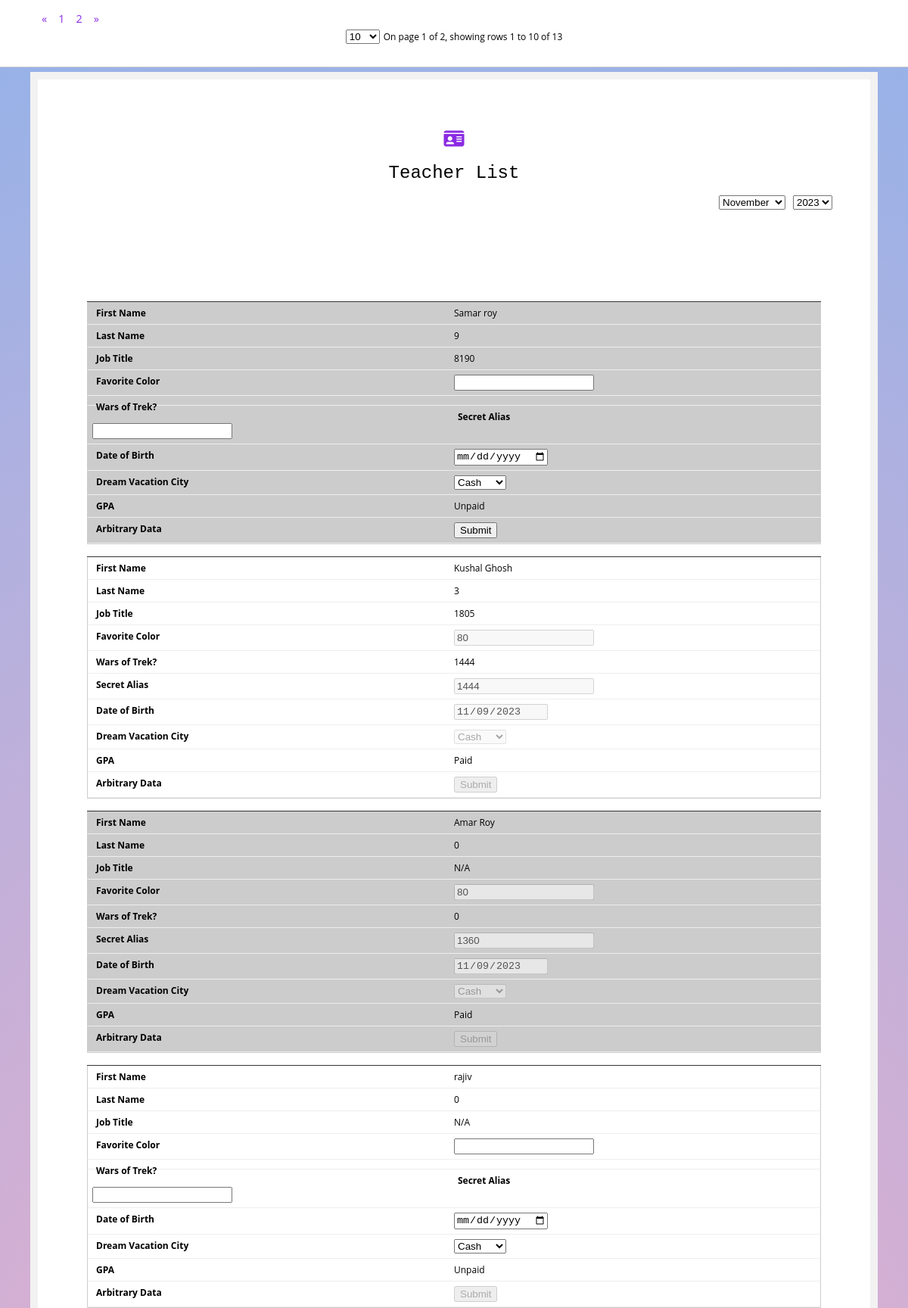
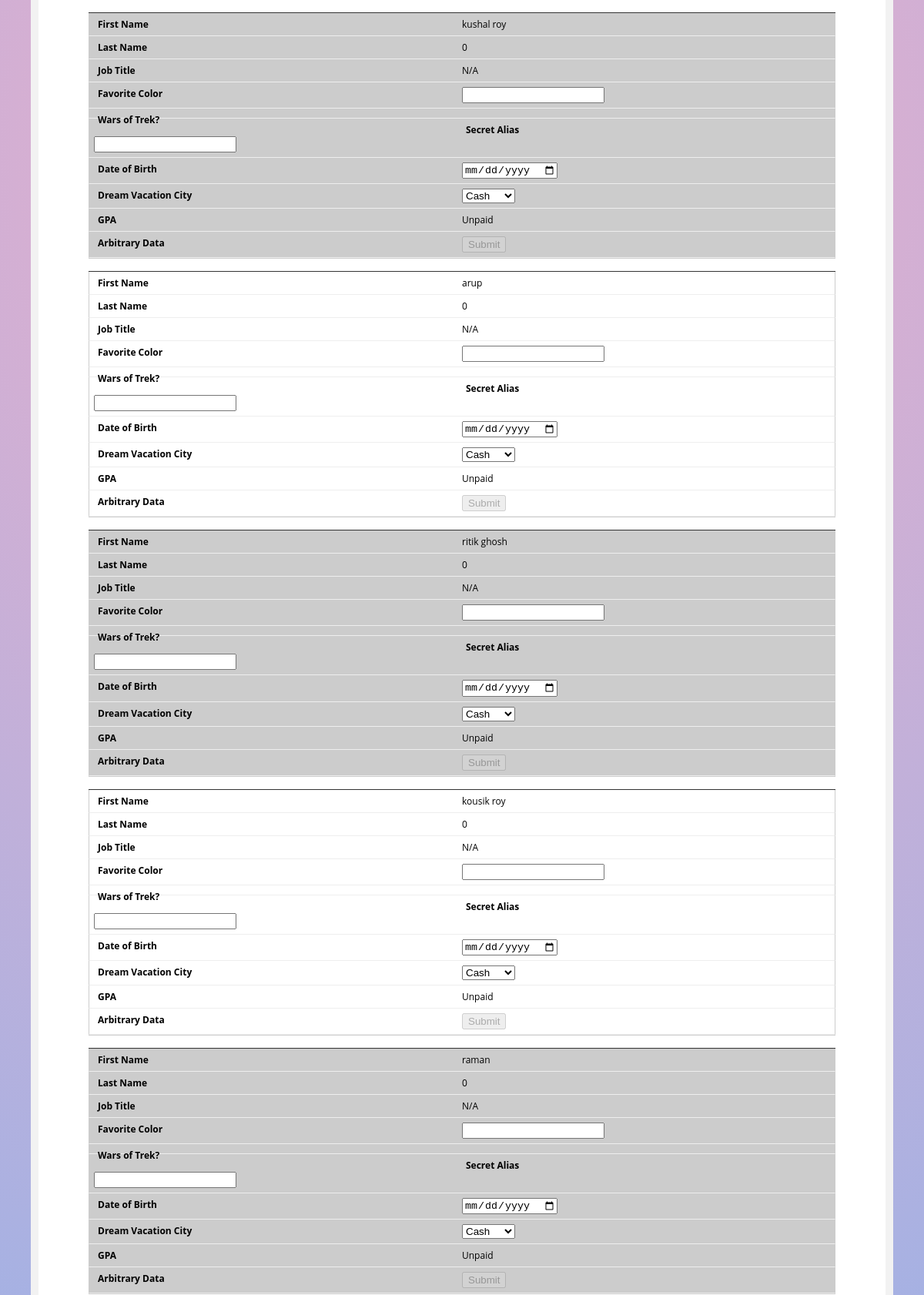
The app's page /teacher_payment.php (upper part) with its own data (2 pictures, top to bottom).
### tables this page shows
CREATE TABLE `teacher` (
  `Teacher_id` int(11) NOT NULL,
  `Teacher_name` varchar(255) NOT NULL,
  `Teacher_phone` varchar(10) NOT NULL,
  `Teacher_reg_id` varchar(255) NOT NULL,
  `Category_id` int(11) NOT NULL,
  `Status` char(1) NOT NULL DEFAULT 'Y'
);

CREATE TABLE `teacher_fees` (
  `teacher_fees_id` int(11) NOT NULL,
  `teacher_id` int(11) NOT NULL,
  `total_fees` int(11) NOT NULL,
  `percentage` int(11) NOT NULL,
  `actual_fees` int(11) NOT NULL,
  `date` date NOT NULL,
  `month` varchar(255) NOT NULL,
  `paid_by` varchar(255) NOT NULL
);

### teacher_payment.php (the view, shortened to what this page needs)
<?php
include("conn.php");
if(empty($_REQUEST['month'])){
    $curr_month=date("m");
    $curr_year=date("Y");
}
else{
    $curr_month=$_REQUEST['month'];
    $curr_year=$_REQUEST['year'];
}
$sql=mysqli_query($conn,"SELECT `teacher`.`Teacher_id` AS 'id',`Teacher_name`,COUNT(DISTINCT `Student_id`) AS 'Students',SUM(`Actual_fees`) AS 'Fees' FROM `student_activity` RIGHT  JOIN `teacher` ON `teacher`.`Teacher_id`=`student_activity`.`Teacher_id` GROUP BY `teacher`.`Teacher_id` ORDER BY  COUNT(DISTINCT `Student_id`) DESC") ;
?>
<!DOCTYPE html>
<html lang="en">
<head>
    <link rel = "stylesheet" href="https://cdnjs.cloudflare.com/ajax/libs/font-awesome/6.1.1/css/all.min.css" />
    <link rel="stylesheet"  href="teacher_payment.css">
</head>
<body>
<div class="form-box">
  <h1><a href="index.php"><i class="fa-sharp fa-solid fa-id-card"></i></a></h1>
  <h1>Teacher List</h1>
  <div style="display:flex;justify-content:end;gap:10px">
<select id="month" onchange="month(this.value)">
<option value="11" <?php if($curr_month=="11") echo "selected"; ?>>November</option>
</select>
<select id="year" onchange="year(this.value)">
<?php for($i=date("Y");$i>=2010;$i--){ ?>
    <option value="<?php echo $i; ?>" <?php if($curr_year==$i) echo "selected" ?>><?php echo $i; ?></option>
    <?php } ?>
</select>
</div>
<div id="DataTable">
  <div id="table_box_bootstrap"></div>
  <table>
    <tbody class="scroll-pane">
        <?php $i=0; while($arr=mysqli_fetch_array($sql)){?>
        <tr>
        <td data-teacher="<?php echo $arr['id']; ?>" id="teach_id-<?php echo $i; ?>"><?php echo $arr['Teacher_name'] ?></td>
        <td><?php echo $arr['Students']    ?></td>
        <td id="fees-<?php echo $i ?>"><?php echo $arr['Fees'] ?$arr['Fees']: "N/A"  ?></td>
        <?php $teacher_id=$arr['id'];
        $fees_sql=mysqli_fetch_array(mysqli_query($conn,"SELECT * FROM `teacher_fees` WHERE `teacher_id`='$teacher_id' AND `month` LIKE '$curr_year-$curr_month'")); ?>
        <td><input type="number" id="percent-<?php echo $i; ?>" <?php if($fees_sql){ ?>
            value="<?php echo $fees_sql['percentage']?>" disabled
        <?php } ?> onkeyup="calc(this.value,<?php echo $i; ?>)"></td>
        <td id="actual-<?php echo $i; ?>"><?php if($fees_sql) echo $fees_sql['percentage']/100*$arr['Fees']; ?></td>
        <td ><input type="text" id="renum-<?php echo $i; ?>" value="<?php if($fees_sql) echo $fees_sql['actual_fees']; ?>"  <?php if($fees_sql) echo "disabled"; ?>></td>
        <td><input type="date" id="date-<?php echo $i; ?>" <?php if($fees_sql){ ?>
            value="<?php echo $fees_sql['date']?>" disabled
        <?php } ?>></td>
        <td><select id="paid-<?php echo $i; ?>" <?php if($fees_sql) echo "disabled" ?>>
        <option value="cash" <?php if($fees_sql && $fees_sql['paid_by']=='cash') echo "selected"; ?>>Cash</option>
        </select>
        </td>
        <td><?php echo $fees_sql? "Paid" :"Unpaid"; ?></td>
        <td><input type="button" id="submit-<?php echo $i; ?>" value="Submit" <?php echo !$arr['Fees'] ? "disabled": "" ?> <?php if($fees_sql) echo "disabled" ?> onclick="sub(<?php echo $i; ?>)"></td>
        </tr>
        <?php $i++; } ?>
  </tbody>
</table>
</div>
        </div>
</body>
</html>

### teacher_payment.css (style rules this page uses)
body { counter-reset: my-sec-counter; font-family: 'Open Sans', sans-serif; font-size: 12px; background: rgb(238,174,202); background: radial-gradient(circle, rgba(238,174,202,1) 0%, rgba(148,178,233,1) 100%); margin-top: 95px; }
.form-box { max-width: 1000px; margin: auto; padding: 50px; background: #ffffff; border: 10px solid #f2f2f2; }
h1 { text-align: center; font-family:Arial, Helvetica, sans-serif; font: 2em "typewriter", monospace; align-self: center; }
#DataTable { position:relative; padding: 15px; box-sizing: border-box; }
table { width: 100%; border-collapse: collapse; }
td, th { padding: 6px; border: 1px solid #ccc; text-align: left; box-sizing: border-box; }
tr:nth-of-type(odd) { background: #eee; }
@media only screen 
          and (max-width: 760px), (min-device-width: 768px) 
          and (max-device-width: 1024px) { table { margin-top: 106px; } }
@media only screen 
          and (max-width: 760px), (min-device-width: 768px) 
          and (max-device-width: 1024px) { table, thead, tbody, th, td, tr { display: block; } }
@media only screen 
          and (max-width: 760px), (min-device-width: 768px) 
          and (max-device-width: 1024px) { tr { margin: 0 0 1rem 0; overflow: auto; border-bottom: 1px solid #ccc; } }
@media only screen 
          and (max-width: 760px), (min-device-width: 768px) 
          and (max-device-width: 1024px) { tbody tr:before { counter-increment: my-sec-counter; content: ""; background-color:#333; display: block; height: 1px; } }
@media only screen 
          and (max-width: 760px), (min-device-width: 768px) 
          and (max-device-width: 1024px) { tr:nth-child(odd) { background: #ccc; } }
@media only screen 
          and (max-width: 760px), (min-device-width: 768px) 
          and (max-device-width: 1024px) { td { border: none; border-bottom: 1px solid #eee; margin-right: 0%; display: block; border-right: 1px solid #ccc; border-left: 1px solid #ccc; box-sizing:border-box; } }
@media only screen 
          and (max-width: 760px), (min-device-width: 768px) 
          and (max-device-width: 1024px) { td:before { font-weight: bold; width: 50%; float:left; box-sizing:border-box; padding-left: 5px; } }
@media only screen 
          and (max-width: 760px), (min-device-width: 768px) 
          and (max-device-width: 1024px) { td:nth-of-type(1):before { content: "First Name"; } }
@media only screen 
          and (max-width: 760px), (min-device-width: 768px) 
          and (max-device-width: 1024px) { td:nth-of-type(2):before { content: "Last Name"; } }
@media only screen 
          and (max-width: 760px), (min-device-width: 768px) 
          and (max-device-width: 1024px) { td:nth-of-type(3):before { content: "Job Title"; } }
@media only screen 
          and (max-width: 760px), (min-device-width: 768px) 
          and (max-device-width: 1024px) { td:nth-of-type(4):before { content: "Favorite Color"; } }
@media only screen 
          and (max-width: 760px), (min-device-width: 768px) 
          and (max-device-width: 1024px) { td:nth-of-type(5):before { content: "Wars of Trek?"; } }
@media only screen 
          and (max-width: 760px), (min-device-width: 768px) 
          and (max-device-width: 1024px) { td:nth-of-type(6):before { content: "Secret Alias"; } }
@media only screen 
          and (max-width: 760px), (min-device-width: 768px) 
          and (max-device-width: 1024px) { td:nth-of-type(7):before { content: "Date of Birth"; } }
@media only screen 
          and (max-width: 760px), (min-device-width: 768px) 
          and (max-device-width: 1024px) { td:nth-of-type(8):before { content: "Dream Vacation City"; } }
@media only screen 
          and (max-width: 760px), (min-device-width: 768px) 
          and (max-device-width: 1024px) { td:nth-of-type(9):before { content: "GPA"; } }
@media only screen 
          and (max-width: 760px), (min-device-width: 768px) 
          and (max-device-width: 1024px) { td:nth-of-type(10):before { content: "Arbitrary Data"; } }
a { color: blueviolet; }

### records on screen
teacher: Teacher_name "Samar roy", Students "9", Fees "8190", shows "Unpaid"
teacher: Teacher_name "Kushal Ghosh", Students "3", Fees "1805", percentage "80", Fees "1444", actual_fees "1444", date "11/09/2023", shows "Paid"
teacher: Teacher_name "Amar Roy", Students "0", shows "N/A", percentage "80", Fees "0", actual_fees "1360", date "11/09/2023", shows "Paid"
teacher: Teacher_name "rajiv", Students "0", shows "N/A", shows "Unpaid"
teacher: Teacher_name "kushal roy", Students "0", shows "N/A", shows "Unpaid"
teacher: Teacher_name "arup", Students "0", shows "N/A", shows "Unpaid"
teacher: Teacher_name "ritik ghosh", Students "0", shows "N/A", shows "Unpaid"
teacher: Teacher_name "kousik roy", Students "0", shows "N/A", shows "Unpaid"
teacher: Teacher_name "raman", Students "0", shows "N/A", shows "Unpaid"

### other values on screen
form field value "2023"
